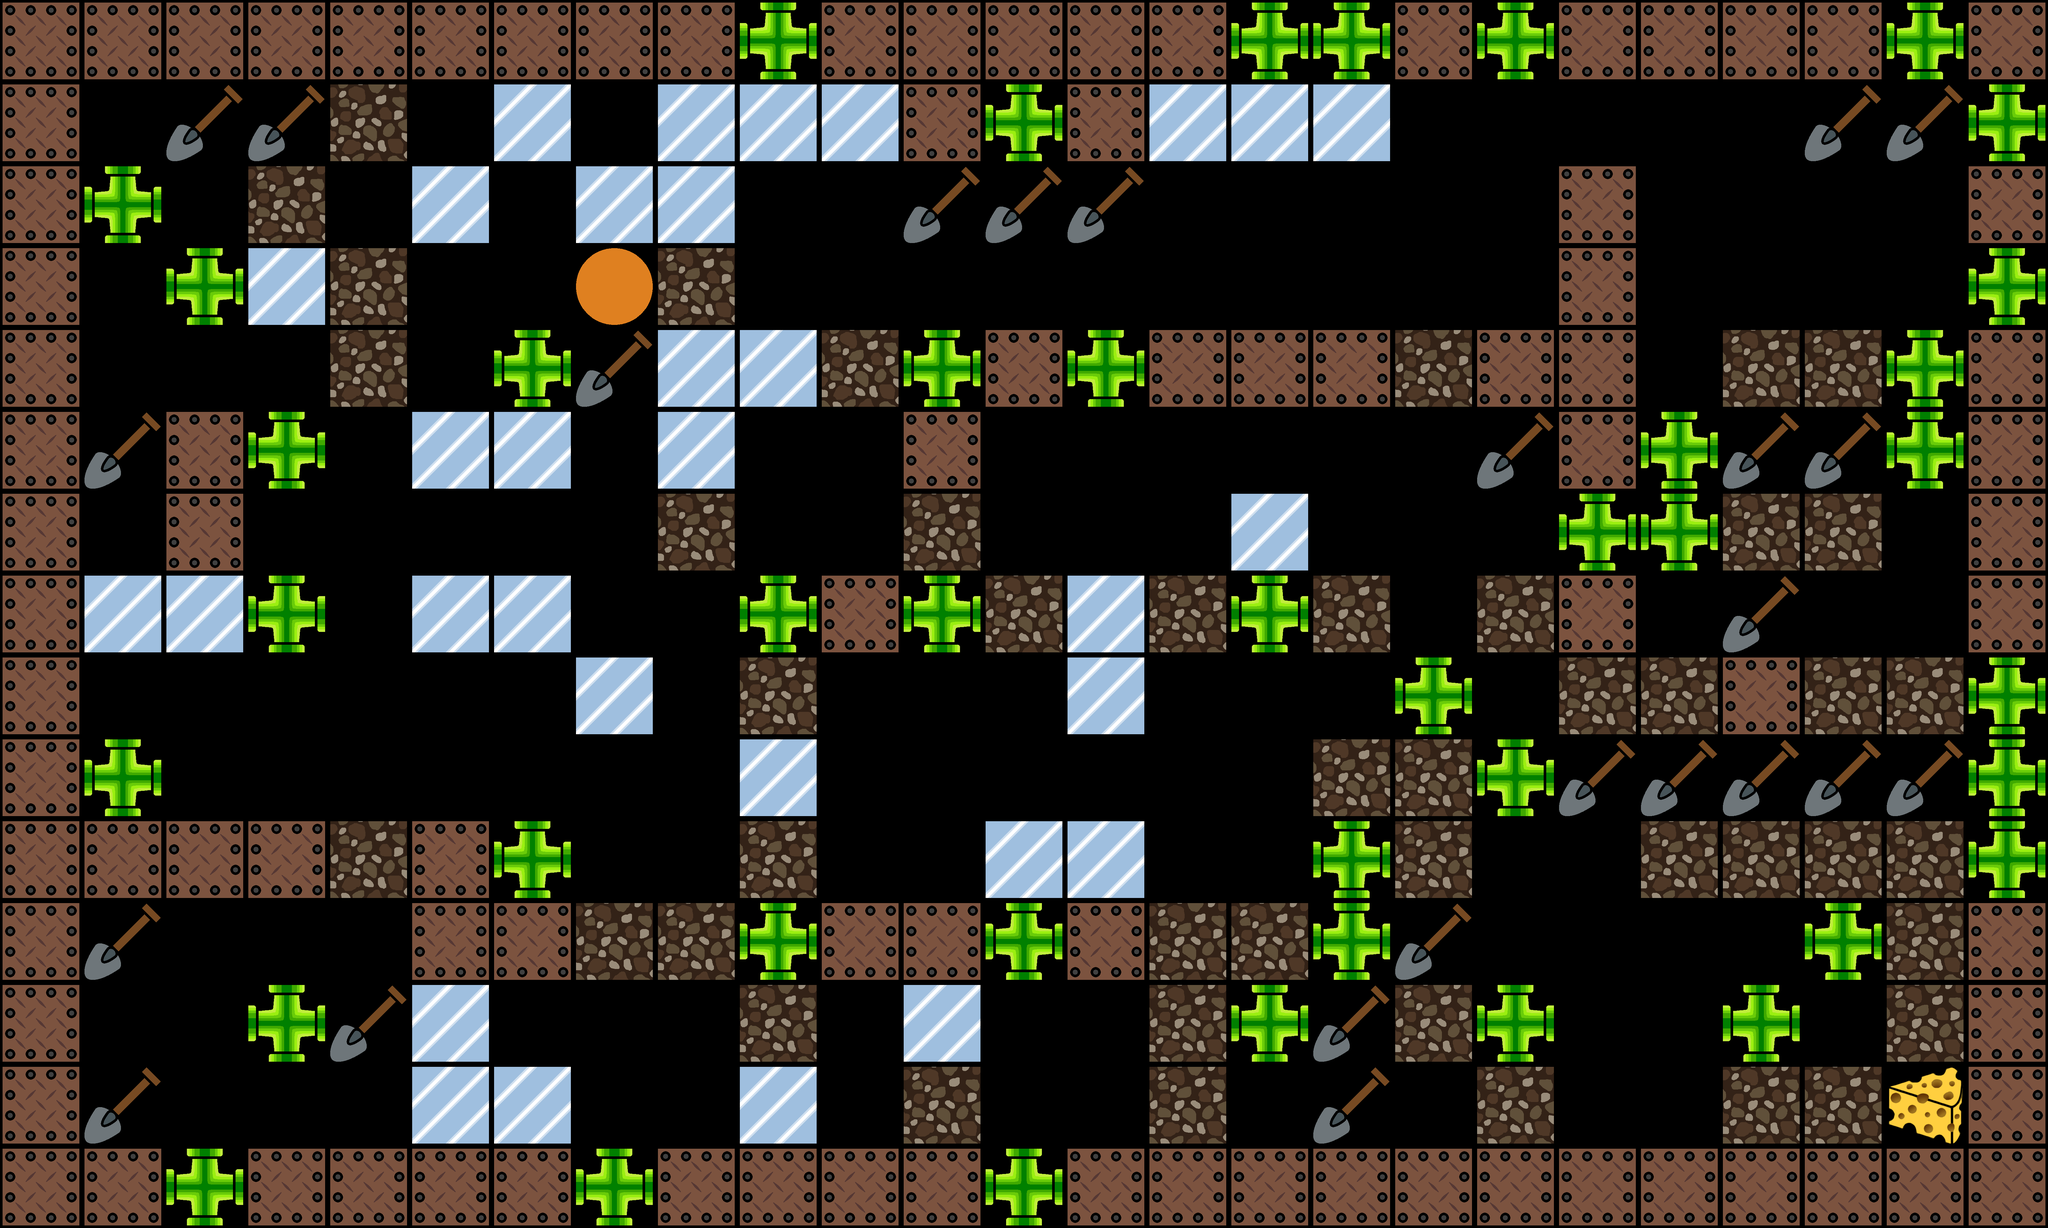

A 2D game scene composited from a Tiled map and its tileset images. What follows is a short description and the map's XML, with every tile layer's data as written:
An orthogonal 25x15 tile map with 256x256 px tiles, 1 tile layer (Layer1).

<map version="1.10" tiledversion="1.10.2" orientation="orthogonal" renderorder="right-down" width="25" height="15" tilewidth="256" tileheight="256" infinite="0" nextlayerid="2" nextobjectid="1">
 <tileset firstgid="1" source="../tiles.tsx" />
 <layer id="1" name="Layer1" width="25" height="15">
  <data encoding="csv">
5,5,5,5,5,5,5,5,5,3,5,5,5,5,5,3,3,5,3,5,5,5,5,3,5,
5,0,13,13,10,0,2,0,2,2,2,5,3,5,2,2,2,0,0,0,0,0,13,13,3,
5,3,0,10,0,2,0,2,2,0,0,13,13,13,0,0,0,0,0,5,0,0,0,0,5,
5,0,3,2,10,0,0,4,10,0,0,0,0,0,0,0,0,0,0,5,0,0,0,0,3,
5,0,0,0,10,0,3,13,2,2,10,3,5,3,5,5,5,10,5,5,0,10,10,3,5,
5,13,5,3,0,2,2,0,2,0,0,5,0,0,0,0,0,0,13,5,3,13,13,3,5,
5,0,5,0,0,0,0,0,10,0,0,10,0,0,0,2,0,0,0,3,3,10,10,0,5,
5,2,2,3,0,2,2,0,0,3,5,3,10,2,10,3,10,0,10,5,0,13,0,0,5,
5,0,0,0,0,0,0,2,0,10,0,0,0,2,0,0,0,3,0,10,10,5,10,10,3,
5,3,0,0,0,0,0,0,0,2,0,0,0,0,0,0,10,10,3,13,13,13,13,13,3,
5,5,5,5,10,5,3,0,0,10,0,0,2,2,0,0,3,10,0,0,10,10,10,10,3,
5,13,0,0,0,5,5,10,10,3,5,5,3,5,10,10,3,13,0,0,0,0,3,10,5,
5,0,0,3,13,2,0,0,0,10,0,2,0,0,10,3,13,10,3,0,0,3,0,10,5,
5,13,0,0,0,2,2,0,0,2,0,10,0,0,10,0,13,0,10,0,0,10,10,9,5,
5,5,3,5,5,5,5,3,5,5,5,5,3,5,5,5,5,5,5,5,5,5,5,5,5
</data>
 </layer>
</map>